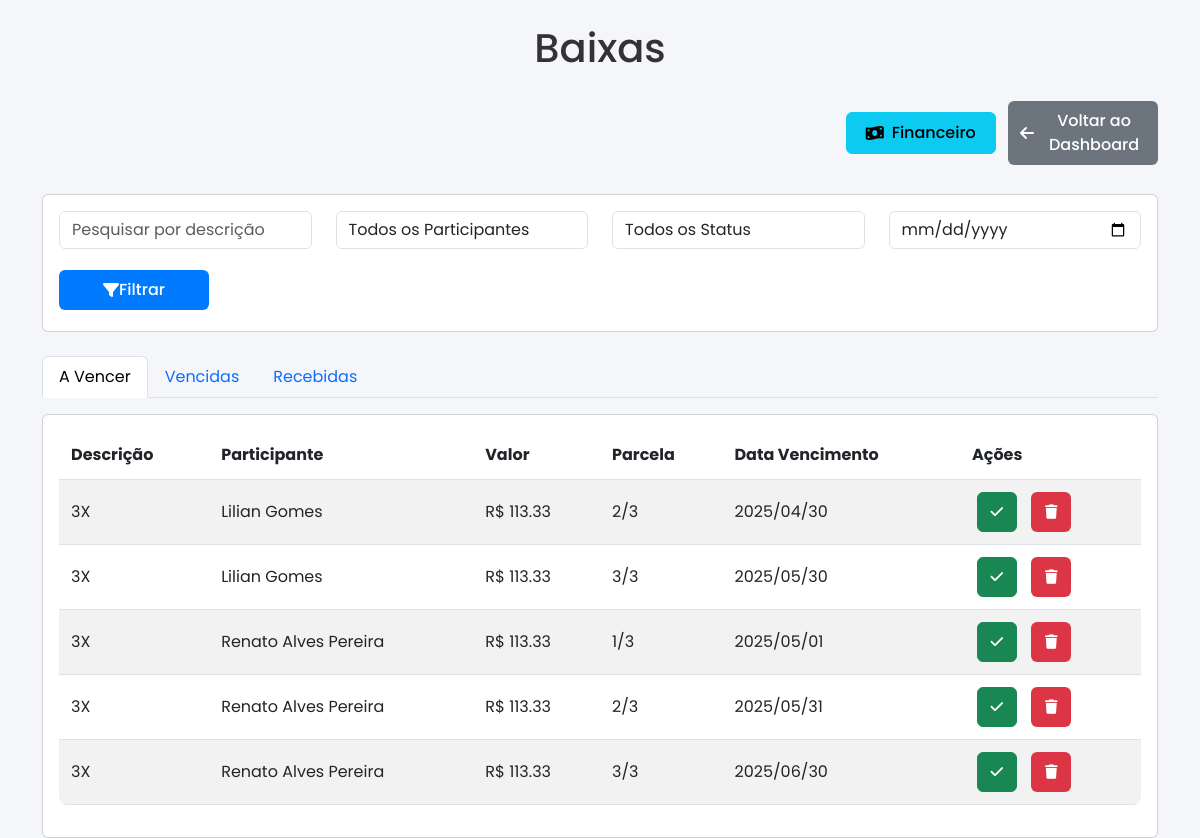
The page /baixas (signed in) on the database as committed earlier.
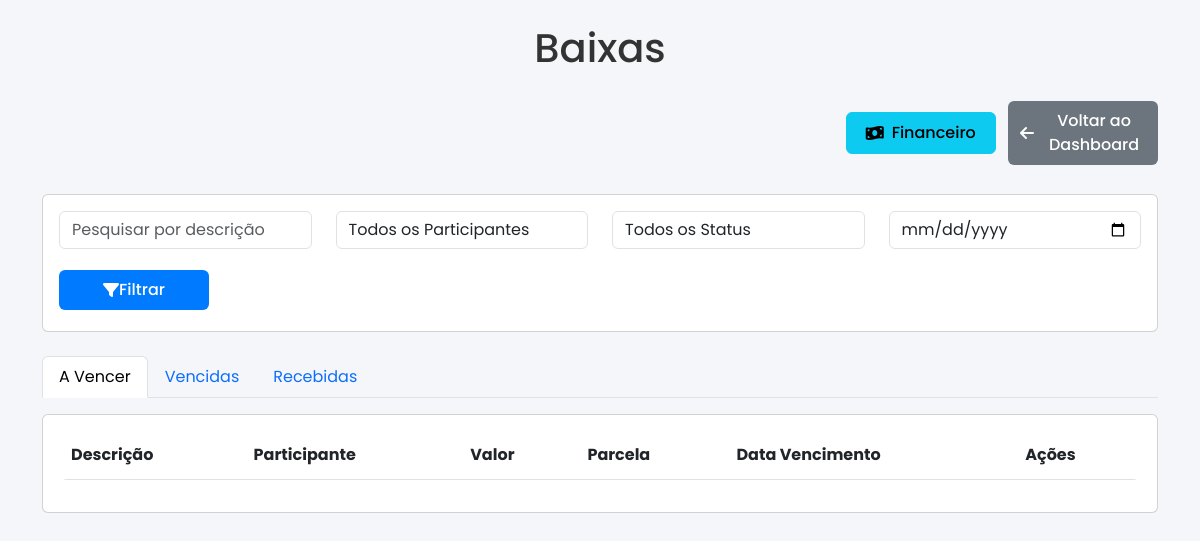
The same page on the database as committed later.
### tables this page shows
CREATE TABLE parcelas (
            id INTEGER PRIMARY KEY AUTOINCREMENT,
            transacao_id INTEGER,
            numero INTEGER NOT NULL,
            valor REAL NOT NULL,
            data_vencimento TEXT NOT NULL,
            pago INTEGER NOT NULL, data_pagamento TEXT,
            FOREIGN KEY (transacao_id) REFERENCES transacoes(id)
        );

CREATE TABLE transacoes (
            id INTEGER PRIMARY KEY AUTOINCREMENT,
            tipo TEXT NOT NULL,
            descricao TEXT NOT NULL,
            valor REAL NOT NULL,
            parcelas INTEGER NOT NULL,
            participante_id INTEGER, orcamento_id INTEGER,
            FOREIGN KEY (participante_id) REFERENCES participantes(id)
        );

CREATE TABLE participantes (
            id INTEGER PRIMARY KEY AUTOINCREMENT,
            nome TEXT NOT NULL,
            adulto INTEGER NOT NULL,
            crianca INTEGER NOT NULL,
            bebe_alcool INTEGER NOT NULL
        );

### app.py (the view, shortened to what this page needs)
@app.route('/baixas', methods=['GET', 'POST'])
@login_required
def baixas():
    conn = get_db_connection()
    data_atual = datetime.now().strftime('%Y-%m-%d')
    try:
        busca = request.args.get('busca', '')
        participante = request.args.get('participante', '')
        status = request.args.get('status', '')
        data_inicio = request.args.get('data_inicio', '')
        query = '''
            SELECT p.id AS parcela_id, t.id AS transacao_id, t.descricao, t.parcelas, p.numero, p.valor,
                   p.data_vencimento, p.data_pagamento, part.nome AS participante_nome,
                   CASE
                       WHEN p.data_pagamento IS NOT NULL THEN 'recebidas'
                       WHEN p.data_vencimento < ? THEN 'vencidas'
                       ELSE 'a vencer'
                   END AS status
            FROM parcelas p
            JOIN transacoes t ON p.transacao_id = t.id
            JOIN participantes part ON t.participante_id = part.id
            WHERE 1=1
        '''
        params = [data_atual]
        if busca:
            query += ' AND (t.descricao LIKE ? OR part.nome LIKE ?)'
            params.extend([f'%{busca}%', f'%{busca}%'])
        if participante:
            query += ' AND part.id = ?'
            params.append(participante)
        if status:
            query += ' AND CASE WHEN p.data_pagamento IS NOT NULL THEN "recebidas" WHEN p.data_vencimento < ? THEN "vencidas" ELSE "a vencer" END = ?'
            params.extend([data_atual, status])
        if data_inicio:
            query += ' AND p.data_vencimento >= ?'
            params.append(data_inicio)
        todas_parcelas = conn.execute(query, params).fetchall()
        parcelas_a_vencer = [p for p in todas_parcelas if p['status'] == 'a vencer']
        parcelas_vencidas = [p for p in todas_parcelas if p['status'] == 'vencidas']
        parcelas_recebidas = [p for p in todas_parcelas if p['status'] == 'recebidas']
        participantes = conn.execute('SELECT id, nome FROM participantes').fetchall()
        conn.close()
        return render_template('baixas.html',
                               parcelas_a_vencer=parcelas_a_vencer,
                               parcelas_vencidas=parcelas_vencidas,
                               parcelas_recebidas=parcelas_recebidas,
                               busca=busca,
                               participante=participante,
                               status=status,
                               data_inicio=data_inicio,
                               data_atual=data_atual,
                               participantes=participantes,
                               is_root=session.get('is_root', False))
    except sqlite3.Error as e:
        conn.rollback()
        logger.error(f"Erro em baixas: {e}")
        return "Erro no banco de dados!", 500

### app.py (called while the page is built)
def get_db_connection():
    conn = sqlite3.connect('festa.db')
    conn.row_factory = sqlite3.Row
    conn.execute('PRAGMA busy_timeout = 30000')  # Aumentar o timeout para 30 segundos
    return conn

def login_required(f):
    @wraps(f)
    def decorated_function(*args, **kwargs):
        if 'user_id' not in session:
            return redirect(url_for('login'))
        return f(*args, **kwargs)
    return decorated_function

@app.before_request
def load_logged_in_user():
    user_id = session.get('user_id')
    if user_id is None:
        g.user = None
    else:
        conn = get_db_connection()
        g.user = conn.execute('SELECT * FROM usuarios WHERE id = ?', (user_id,)).fetchone()
        conn.close()

### templates/baixas.html (shortened to what the changed rows need)
<!DOCTYPE html>
<html lang="pt-br">
<head>
    <link href="https://cdn.jsdelivr.net/npm/bootstrap@5.3.0/dist/css/bootstrap.min.css" rel="stylesheet">
    <link rel="stylesheet" href="https://cdnjs.cloudflare.com/ajax/libs/font-awesome/6.0.0-beta3/css/all.min.css">
    <link rel="stylesheet" href="{{ url_for('static', filename='style.css') }}">
</head>
<body>
    <div class="container">
        <h1 class="my-4 text-center">Baixas</h1>
        <div class="tab-content" id="baixasTabContent">
            <div class="tab-pane fade {{ 'show active' if not status or status == 'a vencer' else '' }}" id="a-vencer" role="tabpanel" aria-labelledby="a-vencer-tab">
                <div class="card mt-3">
                    <div class="card-body">
                        <div class="table-responsive">
                            <table class="table table-striped">
                                <thead>
                                    <tr>
                                        <th>Descrição</th>
                                        <th>Participante</th>
                                        <th>Valor</th>
                                        <th class="hide-on-mobile">Parcela</th>
                                        <th class="hide-on-mobile">Data Vencimento</th>
                                        <th>Ações</th>
                                    </tr>
                                </thead>
                                <tbody>
                                    {% for parcela in parcelas_a_vencer %}
                                    <tr id="parcela-{{ parcela['parcela_id'] }}">
                                        <td>{{ parcela['descricao'] }}</td>
                                        <td>{{ parcela['participante_nome'] }}</td>
                                        <td>R$ {{ "%.2f" % parcela['valor'] }}</td>
                                        <td class="hide-on-mobile">{{ parcela['numero'] }}/{{ parcela['parcelas'] }}</td>
                                        <td class="hide-on-mobile">{{ parcela['data_vencimento']|replace('-', '/') }}</td>
                                        <td>
                                            {% if is_root %}
                                            <button class="btn btn-success btn-sm" onclick="darBaixa('{{ parcela['parcela_id'] }}')">
                                                <i class="fas fa-check"></i>
                                            </button>
                                            <form method="POST" action="{{ url_for('baixas') }}" class="d-inline">
                                                <button type="submit" class="btn btn-danger btn-sm" onclick="return confirm('Tem certeza que deseja excluir esta parcela?')">
                                                    <i class="fas fa-trash"></i>
                                                </button>
                                            </form>
                                            {% endif %}
                                        </td>
                                    </tr>
                                    {% endfor %}
                                </tbody>
                            </table>
                        </div>
                    </div>
                </div>
            </div>
        </div>
    </div>
</body>
</html>

Rows that differ between the two databases and show on the page:
removed parcelas: descricao "3X", participante_nome "Lilian Gomes", valor "113.33", numero "2", parcelas "3", data_vencimento "2025/04/30"
removed parcelas: descricao "3X", participante_nome "Lilian Gomes", valor "113.33", numero "3", parcelas "3", data_vencimento "2025/05/30"
removed parcelas: descricao "3X", participante_nome "Renato Alves Pereira", valor "113.33", numero "1", parcelas "3", data_vencimento "2025/05/01"
removed parcelas: descricao "3X", participante_nome "Renato Alves Pereira", valor "113.33", numero "2", parcelas "3", data_vencimento "2025/05/31"
removed parcelas: descricao "3X", participante_nome "Renato Alves Pereira", valor "113.33", numero "3", parcelas "3", data_vencimento "2025/06/30"
